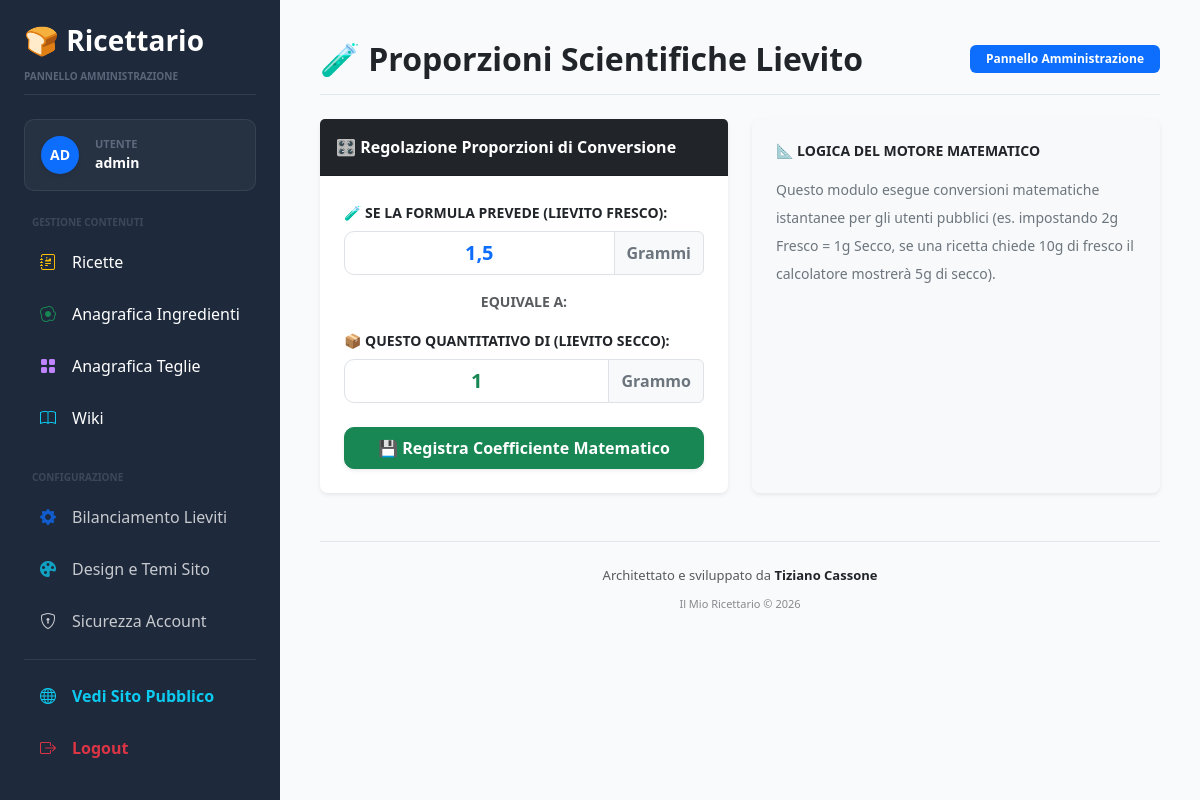
The page /admin/settings/yeast (signed in) on the database as committed earlier.
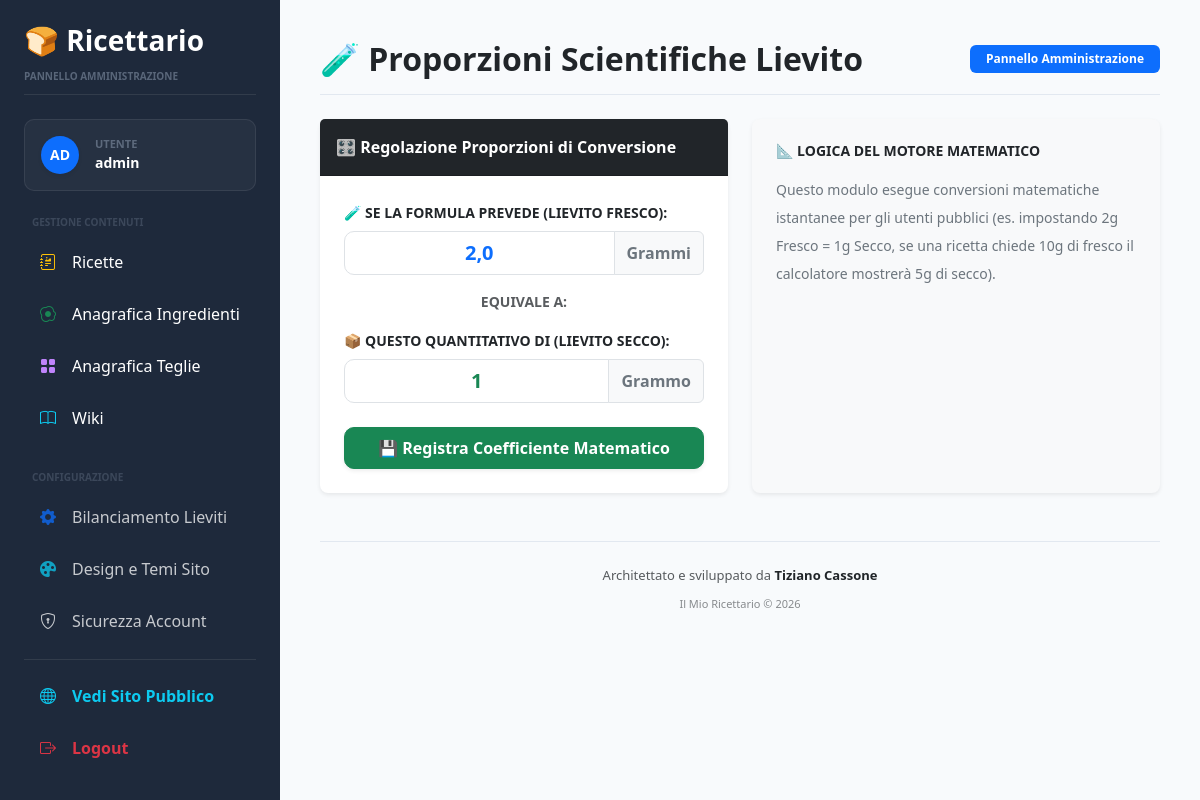
The same page on the database as committed later.
### models/setting.py (models this page shows, shortened)
class Setting(db.Model):
    __tablename__ = "settings"
    id = db.Column(
        db.Integer,
        primary_key=True
    )
    fresh_to_dry_ratio = db.Column(
        db.Float,
        default=3.0
    )
    tangzhong_flour_percent = db.Column(
        db.Float,
        default=5.0
    )
    tangzhong_liquid_multiplier = db.Column(
        db.Float,
        default=5.0
    )
    site_name = db.Column(
        db.String(100),
        default="Il Mio Ricettario"
    )
    default_unit = db.Column(
        db.String(20),
        default="g"
    )
    allow_public_recipes = db.Column(
        db.Boolean,
        default=True
    )
    theme_active = db.Column(
        db.String(50),
        default="modern"
    )

### routes/admin.py (the view, shortened to what this page needs)
@admin_bp.route("/settings/yeast", methods=["GET", "POST"])
@login_required
def settings_yeast():
    db.create_all()
    setting = Setting.query.first()
    if not setting:
        setting = Setting(fresh_to_dry_ratio=3.0, theme_active="modern")
        db.session.add(setting)
        db.session.commit()
    return render_template("admin/settings_yeast.html", setting=setting)

### app.py (called while the page is built)
@login_manager.user_loader
def load_user(user_id):
    return db.session.get(
        User,
        int(user_id)
    )

@app.context_processor
def inject_global_settings():
    return dict(
        settings_data=Setting.query.order_by(Setting.id.desc()).first()
    )

### templates/admin/settings_yeast.html (shortened to what this page needs)
{% extends "base.html" %}
{% block page_title %}🧪 Proporzioni Scientifiche Lievito{% endblock %}
{% block content %}
<div class="row g-4">
    <div class="col-lg-6">
        <div class="card shadow-sm border-0 bg-white rounded-3">
            <div class="card-header bg-dark text-white fw-bold py-3">
                🎛️ Regolazione Proporzioni di Conversione
            </div>
            <div class="card-body p-4">
                <form method="post" action="{{ url_for('admin.settings_yeast') }}">
                    <div class="mb-3">
                        <label class="form-label fw-bold text-dark text-uppercase small">🧪 Se la formula prevede (Lievito Fresco):</label>
                        <div class="input-group">
                            <input type="text" name="yeast_fresh_val" class="form-control text-center fw-bold text-primary fs-5" value="{{ (setting.fresh_to_dry_ratio if setting else 3.0)|round(1)|string|replace('.', ',') }}" required autocomplete="off">
                            <span class="input-group-text bg-light fw-bold text-secondary">Grammi</span>
                        </div>
                    </div>
                    <div class="text-center my-3 fw-bold text-muted small">EQUIVALE A:</div>
                    <div class="mb-4">
                        <label class="form-label fw-bold text-dark text-uppercase small">📦 Questo quantitativo di (Lievito Secco):</label>
                        <div class="input-group">
                            <input type="text" name="yeast_dry_val" class="form-control text-center fw-bold text-success fs-5" value="1" required autocomplete="off" readonly>
                            <span class="input-group-text bg-light fw-bold text-secondary">Grammo</span>
                        </div>
                    </div>
                    <div class="d-grid">
                        <button type="submit" class="btn btn-success fw-bold py-2 shadow-sm">💾 Registra Coefficiente Matematico</button>
                    </div>
                </form>
            </div>
        </div>
    </div>
    <div class="col-lg-6">
        <div class="card shadow-sm border-0 bg-light p-4 rounded-3 h-100">
            <h5 class="fw-bold mb-3 text-dark text-uppercase small">📐 Logica del motore matematico</h5>
            <p class="small text-secondary lh-lg">Questo modulo esegue conversioni matematiche istantanee per gli utenti pubblici (es. impostando 2g Fresco = 1g Secco, se una ricetta chiede 10g di fresco il calcolatore mostrerà 5g di secco).</p>
        </div>
    </div>
</div>
{% endblock %}

Rows that differ between the two databases and show on the page:
changed Setting: yeast_fresh_val "1,5" → "2,0"
